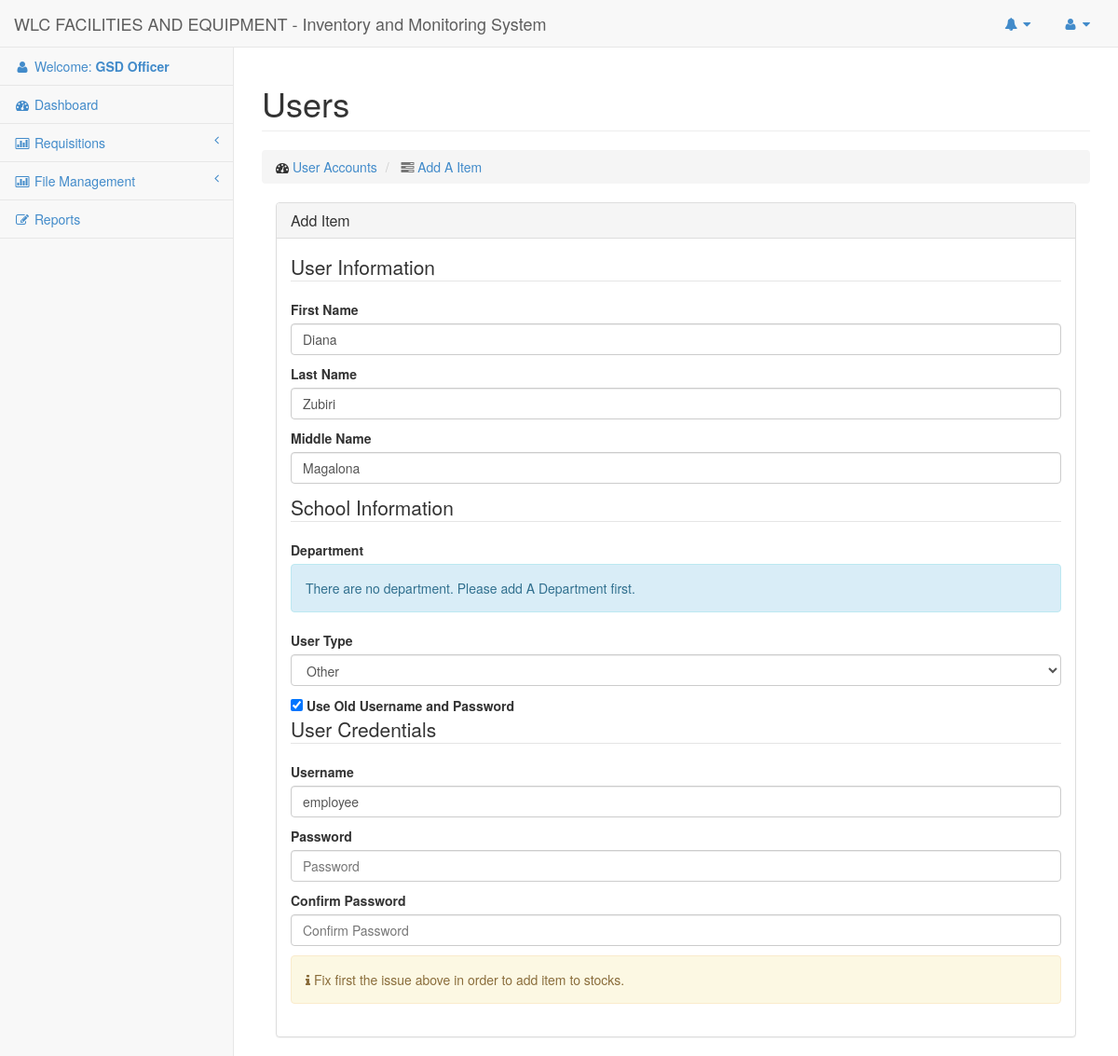
/Pages/Users/update.php?user=10088 (signed in), run on the app's committed database.
### tables this page shows
CREATE TABLE `users` (
  `id` int(50) NOT NULL AUTO_INCREMENT,
  `email` varchar(100) NOT NULL,
  `password` varchar(100) NOT NULL,
  `lastname` varchar(100) NOT NULL,
  `firstname` varchar(100) NOT NULL,
  `middlename` varchar(50) NOT NULL,
  `status` enum('Active','Inactive','Deleted') NOT NULL,
  `type` varchar(30) NOT NULL,
  `datetime_added` datetime NOT NULL,
  `datetime_updated` varchar(45) NOT NULL,
  `datetime_deleted` varchar(45) NOT NULL,
  `department_id` int(11) NOT NULL,
  PRIMARY KEY (`id`),
  UNIQUE KEY `user_id` (`id`),
  UNIQUE KEY `user_id_2` (`id`),
  UNIQUE KEY `user_id_3` (`id`)
);

### Core/Link.php (called while the page is built)
<?php
Class Link
{
	public static function createUrl($url)
	{
		return 'http://'.$_SERVER['HTTP_HOST'].'/'.$url;
	}
}

### Config/DbConnection.php (called while the page is built, shortened)
<?php
Class DbConnection{
	private static $_instance;
	public static function connect() {
		if(!self::$_instance) {
			self::$_instance = new self();
		}
		return self::$_instance;
	}
	private function __construct() {
		$this->_connection = new mysqli(Constant::DB_HOST, Constant::DB_USER,
			Constant::DB_PASS, Constant::DB_NAME);
	}
	public function getConnection() {
		return $this->_connection;
	}
}

### Repositories/Base.php (called while the page is built, shortened)
<?php
Class Base {
	public $connection = '';
	public function __construct()
	{
		$this->connection = DbConnection::connect()->getConnection();
	}
	public function getAll($columns = null, $where = null)
	{
		$sql = '';
		if ($columns) {
			$sql = 'SELECT '.implode(',', $columns).' FROM '.$this->table;
			if ($where) {
				$whereClause = [];
				$sql .= ' WHERE ';
				foreach ($where as $column => $value) {
					$whereClause[] = "`$this->table`.`$column`='$value'";
				}
				$sql .= ' '.implode(',', $whereClause);
			}
		} else {
			$sql = 'SELECT * FROM '.$this->table;
		}
		$data = $this->connection->query($sql);
		return $data;
	}
}
?>

### Utilities/UserUtility.php (called while the page is built, shortened)
<?php
class UserUtility
{
	public static function getUserTypes($isInventoryOffice = true)
	{
		$userTypes = [
			Constant::USER_GSD_OFFICER,
			Constant::USER_PRESIDENT,
			Constant::USER_DEAN,
			Constant::USER_PROPERTY_CUSTODIAN,
			Constant::USER_COMPTROLLER,
			Constant::USER_TREASURER,
			Constant::USER_DEPARTMENT_HEAD,
			Constant::USER_EMPLOYEE,
		];
		return $userTypes;
	}
}

### Pages/Users/update.php (the view, shortened to what this page needs)
<?php
include $_SERVER['DOCUMENT_ROOT'].'/Core/Loader.php';
$userRepo = new User();
if (isset($_GET['user'])) {
  $user = $userRepo->getAll(['*'],['id' => $_GET['user']]);
  if ($user && $user->num_rows != 0) {
    $user = $user->fetch_assoc();
  } else {
    echo json_encode(['error' => 'User Not Found']);
    die();
  }
} else {
  echo json_encode(['error' => 'User Id not Defined']);
  die();
}
$error = false;
?>
  <div class="row">
      <div class="col-lg-12">
          <h1 class="page-header">Users</h1>
          <ol class="breadcrumb">
              <li>
                  <i class="fa fa-dashboard"></i>  <a href="#">User Accounts</a>
              </li>
              <li class="active">
                  <i class='fa fa-tasks'></i> <a href="<?php echo Link::createUrl('Pages/Users/add.php'); ?>">Add A Item</a>
              </li>
          </ol>
      </div>
  </div>
  <div class="row">
    <div class="col-md-12">
      <div class="table-responsive">
        <div class="col-md-12 col-sm-12 margin-bottom-30">
        <div class="panel panel-default">
          <div class="panel-heading">
            <h4 class="panel-title">Add Item</h4>
          </div>
          <div class="panel-body">
            <?php
                $departmentObj   = new Department();
                $departments = $departmentObj->getAll();
            ?>
                <form action ="<?php echo Link::createUrl('Controllers/AddUser.php'); ?>" method="post">
                    <fieldset>
                      <legend>User Information</legend>
                      <div class="control-group">
                          <label class='control-label' for="first_name"> First Name</label>
                          <input class='form-control' name="first_name" id="first_name" type="text" placeholder="First Name" required="required" value="<?php echo $user['firstname'] ?>" />
                      </div>
                      <div class="control-group">
                          <label class='control-label' for="last_name"> Last Name</label>
                          <input class='form-control' name="last_name" id="last_name" type="text" placeholder="Last Name" required="required" value="<?php echo $user['lastname'] ?>" />
                      </div>
                      <div class="control-group">
                          <label class='control-label' for="middle_name"> Middle Name</label>
                          <input class='form-control' name="middle_name" id="middle_name" type="text" placeholder="Middle Name" required="required" value="<?php echo $user['middlename'] ?>" />
                      </div>
                    </fieldset>
                    <fieldset>
                        <legend>School Information</legend>
                        <div class="control-group">
                          <label>Department</label>
                          <?php if (0 != $departments->num_rows): ?>
                                <select id='department_id' name='department_id' class='form-control' required>
                                  <option value=''>Select Department</option>
                                  <?php
                                      if ($departments) {
                                        while ($department =  $departments->fetch_assoc()) {
                                          ?>
                                            <option <?php echo ($user['department_id'] == $department['id']) ? 'selected="selected"' : '' ?> value='<?php echo $department['id']; ?>' ><?php echo $department['name']; ?></option>
                                          <?php
                                        }
                                      }
                                  ?>
                              </select>
                          <?php else: ?>
                              <?php $error = true; ?>
                              <div class="alert alert-info">
                                  There are no department. Please add A Department first.
                              </div>
                          <?php endif ?>
                      </div>
                      <div class="control-group">
                          <label class='control-label' for="user_type"> User Type</label>
                          <select class='form-control' name='user_type' required>
                              <?php foreach (UserUtility::getUserTypes() as $type) { ?>
                                <?php if ($type == Constant::USER_EMPLOYEE): ?>
                                    <option <?php echo ($user['type'] == $type) ? 'selected="selected"' : '' ?> value="<?php echo $type; ?>" >Other</option>
                                <?php else: ?>
                                    <option <?php echo ($user['type'] == $type) ? 'selected="selected"' : '' ?> value="<?php echo $type; ?>" ><?php echo $type; ?></option>
                                <?php endif ?>
                              <?php } ?>
                          </select>
                      </div>
                    </fieldset>
                    <div class="row">
                        <div class="col-md-12">
                            <input checked='checked' class='' type='checkbox' name='retainPassword' id='retainPassword' > <b>Use Old Username and Password</b>
                        </div>
                    </div>
                    <fieldset id='user_credentials'>
                        <legend>User Credentials</legend>
                        <div class="control-group">
                            <label class='control-label' for="name"> Username</label>
                            <input class='form-control' name="username" id="username" type="text" placeholder="Username" required="required" value="<?php echo $user['email'] ?>" />
                        </div>
                        <div class="control-group">
                            <label class='control-label' for="name"> Password</label>
                            <input class='form-control' name="password" id="password" type="password" placeholder="Password" value="" />
                        </div>
                        <div class="control-group">
                            <label class='control-label' for="name"> Confirm Password</label>
                            <input class='form-control' name="cpassword" id="cpassword" type="password" placeholder="Confirm Password" value="" />
                        </div>
                    </fieldset>
                    <?php if ($error): ?>
                        <div class="alert alert-warning"> <i class='fa fa-info'></i> Fix first the issue above in order to add item to stocks.</div>
                    <?php else: ?>
                        <input class='btn btn-primary clear btn-5x pull-right' name="submit" class="formbutton" value="Save User" type="submit" />
                    <?php endif ?>
                </form>
          </div>
        </div>
      </div>
      </div>
    </div>
  </div>

### css/sb-admin-2.css (style rules this page uses)
body { background-color: #f8f8f8; }

### data on the page
users: first_name "Diana", last_name "Zubiri", middle_name "Magalona", user_type "Other", username "employee"

### other printed values
$_SESSION['type'] "GSD Officer"
